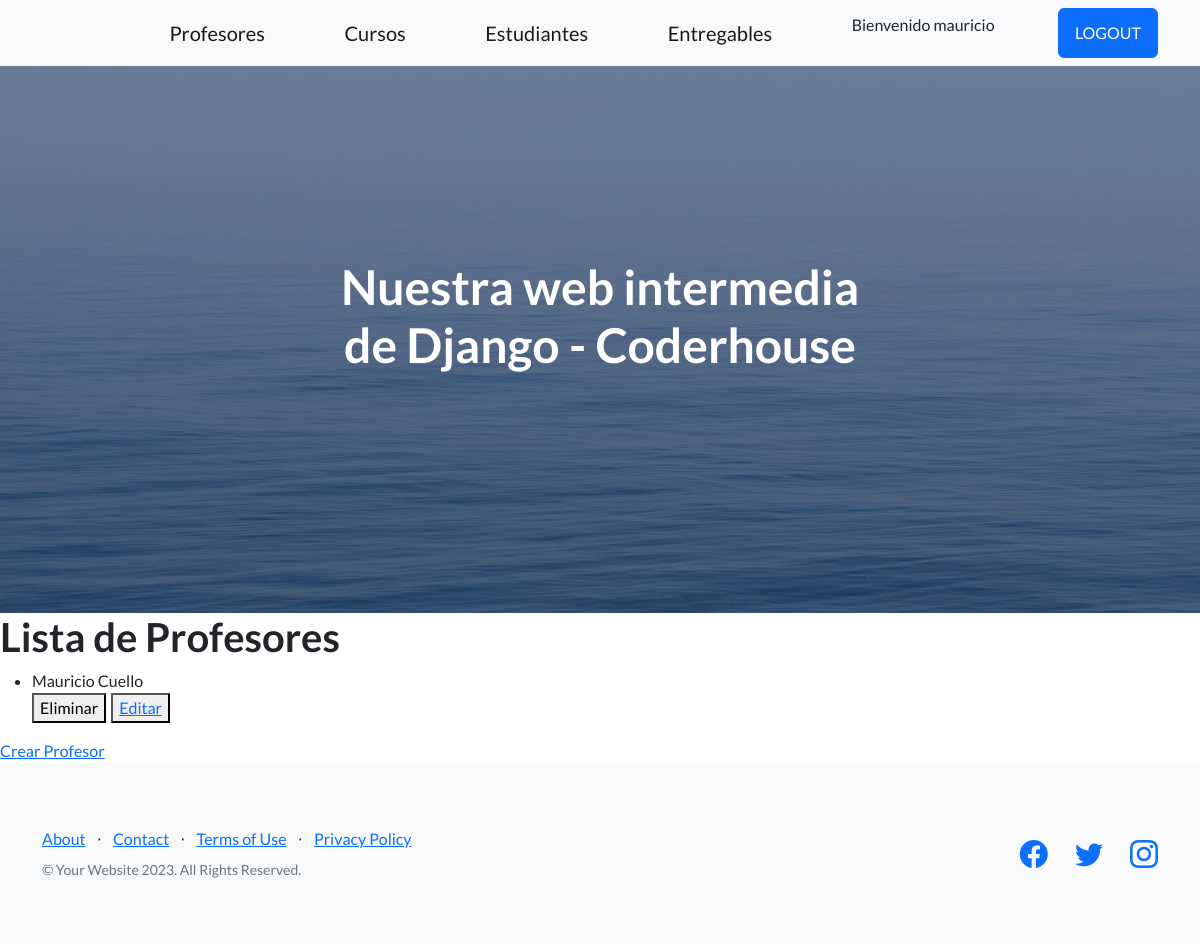
The page /app-coder/listaProfesores/ (signed in) on the database as committed earlier.
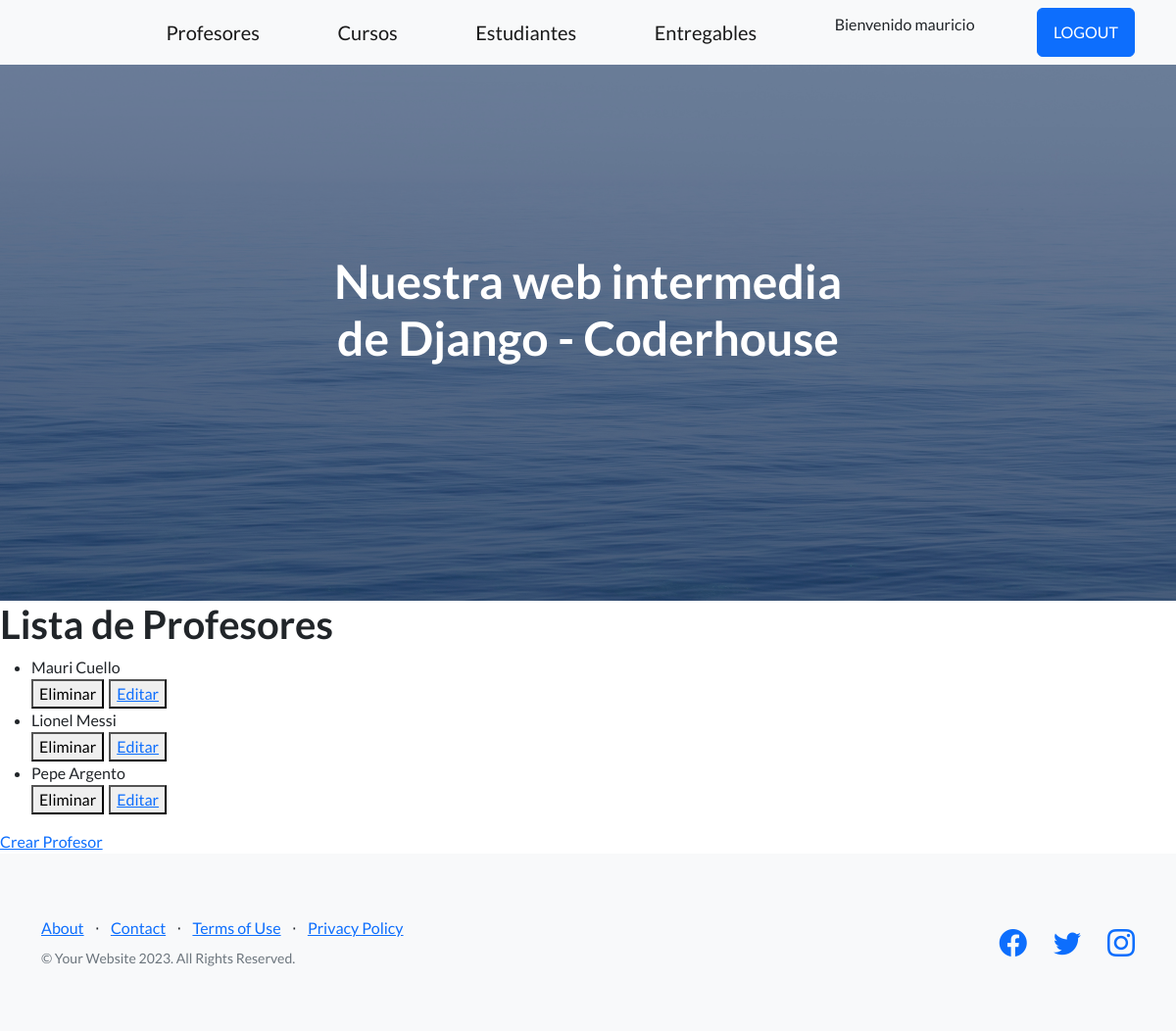
The same page on the database as committed later.
### AppCoder/models.py (models this page shows)
class Profesor(models.Model):
  nombre = models.CharField(max_length=50)
  apellido = models.CharField(max_length=50)
  email = models.EmailField(max_length=254)
  profesion = models.CharField(max_length=50)
  cursos = models.ManyToManyField(Curso)
  def __str__(self):
    return f'{self.nombre} {self.apellido}'

### AppCoder/views.py (the view)
# urls.py: path('listaProfesores/', listaProfesores, name="ListaProfesores"),
@staff_member_required(login_url='/app-coder/')
def listaProfesores(request):
  profesores = Profesor.objects.all()
  return render(request, "leerProfesores.html", {"profesores": profesores})

### AppCoder/templates/leerProfesores.html
{% extends 'padre.html' %}
{% load static %}
{% block contenidoQueCambia %}
  <h1>Lista de Profesores</h1>
  <ul>
    {% for profesor in profesores %}
      <li>
        {{ profesor }}
      </li>
      <div style="display: flex; column-gap: 5px;">
        <form action="{% url 'EliminaProfesor' profesor.id %}" method="POST">{% csrf_token %}
          <button type="submit"> Eliminar </button>
        </form>
        <button>
          <a href="{% url 'EditarProfesor' profesor.id %}">Editar</a>
        </button>
      </div>
    {% endfor %}
  </ul>
  <a href="{% url 'CreaProfesor' %}">Crear Profesor</a>
{% endblock contenidoQueCambia %}

Rows that differ between the two databases and show on the page:
changed Profesor: nombre+apellido "Mauricio Cuello" → "Mauri Cuello"
added Profesor: nombre+apellido "Lionel Messi"
added Profesor: nombre+apellido "Pepe Argento"
